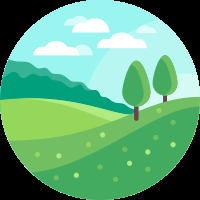
#> input picture resouces/forest.png, 200 x 200 px
$ python chapter5.py
#> lines starting #> are read from the running program, lines starting #| are printed output that depends on the picture
import cv2
import numpy as np
#矩阵显示图片
def stackImages(scale,imgArray):
    rows = len(imgArray)
    cols = len(imgArray[0])
    rowsAvailable = isinstance(imgArray[0], list)
    width = imgArray[0][0].shape[1]
    height = imgArray[0][0].shape[0]
    if rowsAvailable:
        for x in range ( 0, rows):
            for y in range(0, cols):
                if imgArray[x][y].shape[:2] == imgArray[0][0].shape [:2]:
                    imgArray[x][y] = cv2.resize(imgArray[x][y], (0, 0), None, scale, scale)
                else:
                    imgArray[x][y] = cv2.resize(imgArray[x][y], (imgArray[0][0].shape[1], imgArray[0][0].shape[0]), None, scale, scale)
                if len(imgArray[x][y].shape) == 2: imgArray[x][y]= cv2.cvtColor( imgArray[x][y], cv2.COLOR_GRAY2BGR)
        imageBlank = np.zeros((height, width, 3), np.uint8)
        hor = [imageBlank]*rows
        hor_con = [imageBlank]*rows
        for x in range(0, rows):
            hor[x] = np.hstack(imgArray[x])
        ver = np.vstack(hor)
    else:
        for x in range(0, rows):
            if imgArray[x].shape[:2] == imgArray[0].shape[:2]:
                imgArray[x] = cv2.resize(imgArray[x], (0, 0), None, scale, scale)
            else:
                imgArray[x] = cv2.resize(imgArray[x], (imgArray[0].shape[1], imgArray[0].shape[0]), None,scale, scale)
            if len(imgArray[x].shape) == 2: imgArray[x] = cv2.cvtColor(imgArray[x], cv2.COLOR_GRAY2BGR)
        hor= np.hstack(imgArray)
        ver = hor
    return ver


img=cv2.imread("resouces/forest.png")
#> img is the input picture: shape (200, 200, 3); mean B, G, R 122.3, 164.4, 96.7
imgGray=cv2.cvtColor(img,cv2.COLOR_BGR2GRAY)
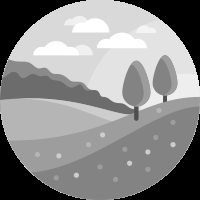
#> imgGray: shape (200, 200); min 0, max 255, mean 139.4
imgstack=stackImages(0.5,([img,imgGray,img],[img,img,img]))
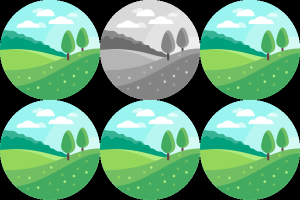
#> imgstack: shape (200, 300, 3); mean B, G, R 125.1, 160.3, 103.8
'''
imgHor=np.hstack((img,img))
imgVer=np.vstack((img,img))

cv2.imshow("Horizontal",imgHor)
cv2.imshow("vertical",imgVer)
'''

cv2.imshow("vertical",imgstack)
cv2.waitKey(0)

$ run again, with resouces/face.jpg saved as resouces/forest.png
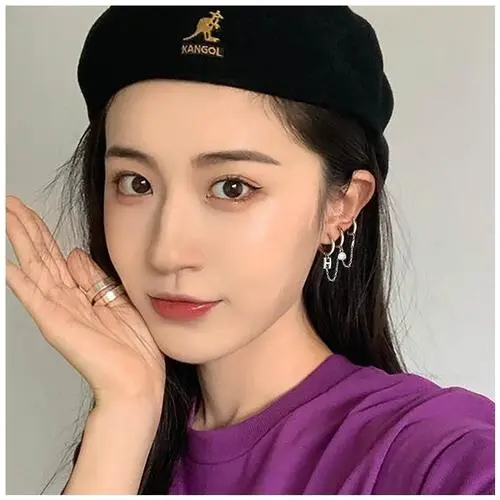
#> input picture resouces/face.jpg, 500 x 500 px
#> img is the input picture: shape (500, 500, 3); mean B, G, R 123.6, 129.4, 157.1
#> `imgGray=cv2.cvtColor(img,cv2.COLOR_BGR2GRAY)`:
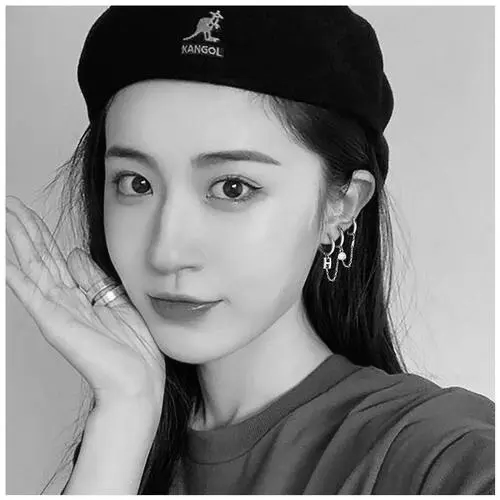
#> imgGray: shape (500, 500); min 0, max 255, mean 137
#> `imgstack=stackImages(0.5,([img,imgGray,img],[img,img,img]))`:
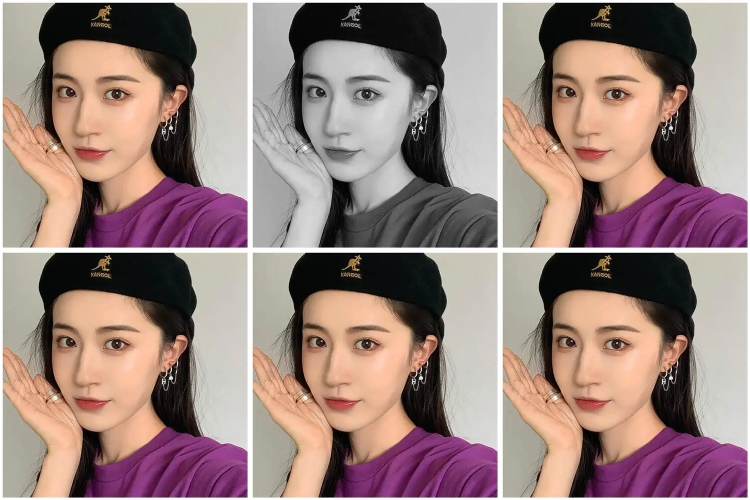
#> imgstack: shape (500, 750, 3); mean B, G, R 126, 130.7, 153.8
